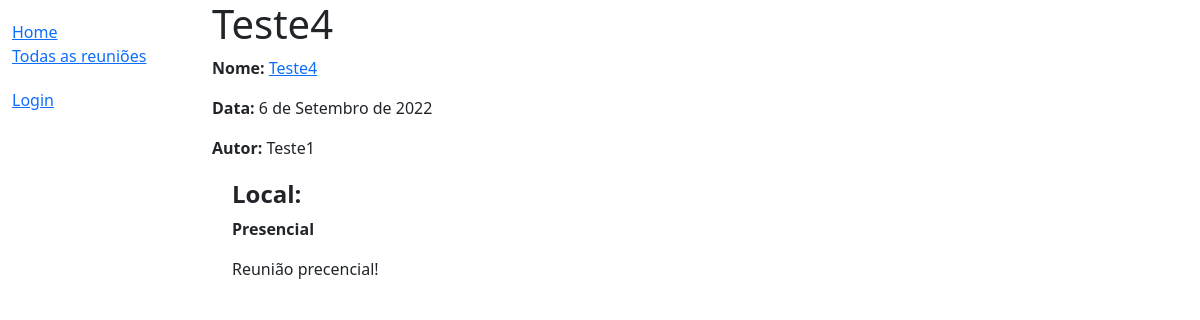
/polls/meeting/94da6ac0-4500-4228-91d7-043737dd0b10, run on an earlier commit of the app's database.
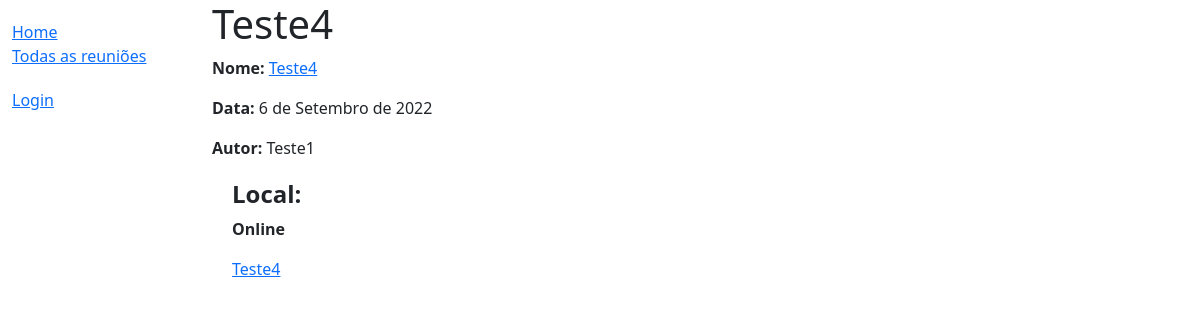
And on a later commit of the database.
### polls/models.py (models this page shows, shortened)
class Meeting(models.Model):
    id = models.UUIDField(primary_key=True, default=uuid.uuid4, help_text='ID UNICO')
    name_meeting = models.CharField(max_length=120, verbose_name='Nome da reunião')
    author = models.ForeignKey(User, on_delete=models.SET_NULL, null=True, blank=False, verbose_name='Autor')
    date_meeting = models.DateField(verbose_name='Data da reunião')
    link = models.CharField(max_length=400, blank=True, verbose_name='Link da reunião')
    MEETING_PUBLIC = (
        ('p', 'Publicado'),
        ('a', 'Arquivado')
    )
    public = models.CharField(
        max_length=1,
        choices=MEETING_PUBLIC,
        blank=False,
        default='p',
        help_text='Publicar ou Arquivar',
    )
    MEETING_LOCAL = (
        ('p', 'Presencial'),
        ('o', 'Online')
    )
    local = models.CharField(
        max_length=1,
        choices=MEETING_LOCAL,
        blank=False,
        default='p',
        help_text='Local Reunião',
    )
    MEETING_STATUS = (
        ('p', 'Público'),
        ('f', 'Fechado')
    )
    status = models.CharField(
        max_length=1,
        choices=MEETING_STATUS,
        blank=False,
        default='f',
        help_text='Status da reunião',
    )

### polls/views.py (the view)
# urls.py: path('meeting/<str:pk>', views.MeetingDetailView.as_view(), name='meetingDetail'),
class MeetingDetailView(generic.DetailView):
    model = Meeting

### polls/templates/polls/meeting_detail.html (shortened to what this page needs)
{% extends "base.html" %}
{% block content %}
  <h1>{{ meeting.name_meeting }}</h1>
  <p><strong>Nome:</strong> <a href="">{{ meeting.name_meeting }}</a></p>
  <p><strong>Data:</strong> {{ meeting.date_meeting }}</p>
  <p><strong>Autor:</strong> {{ meeting.author }}</p>
  <div style="margin-left:20px;margin-top:20px">
      <h4><strong>Local:</strong> </h4>
        {% if meeting.local == 'o' %}
            <p><strong>Online</strong> </p>
            <a href="{{ meeting.link }}"> {{ meeting.name_meeting }}</a>
        {% else %}
            <p><strong>Presencial</strong> </p>
            <a>Reunião precencial!</a>
        {% endif %}
  </div>
{% endblock %}

### polls/templates/base.html (shortened to what this page needs)
<!DOCTYPE html>
<html lang="en">
<head>
  <link href="https://cdn.jsdelivr.net/npm/bootstrap@5.1.3/dist/css/bootstrap.min.css" rel="stylesheet">
  {% load static %}
  <link rel="stylesheet" href="{% static 'css/styles.css' %}">
</head>
<body>
  <div class="container-fluid">
    <div class="row">
      <div class="col-sm-2">
      {% block sidebar %}
        <ul class="sidebar-nav">
          <li><a href="{% url 'index' %}">Home</a></li>
          <li><a href="{% url 'meeting' %}">Todas as reuniões</a></li>
        </ul>
        <ul class="sidebar-nav">
       {% if user.is_authenticated %}
       <li>User: {{ user.get_username }}</li>
       <li><a href="{% url 'my-meetings' %}">Minhas Reuniões</a></li>
       <li><a href="{% url 'logout'%}?next={{request.path}}">Logout</a></li>
       {% else %}
       <li><a href="{% url 'login'%}?next={{request.path}}">Login</a></li>
       {% endif %}
        </ul>
     {% endblock %}
      </div>
      <div class="col-sm-10 ">{% block content %}{% endblock %}</div>
    </div>
  </div>
</body>
</html>

### polls/static/css/styles.css (style rules this page uses)
.sidebar-nav { margin-top: 20px; padding: 0; list-style: none; }

What changed in the data, as far as the page shows it:
changed Meeting "Teste4": local "p" → "o" (drawn); name_meeting (not shown) → "Teste4"
Also different on the page:
text no longer shown: "Presencial Reunião precencial!"
text now shown: "Online"
